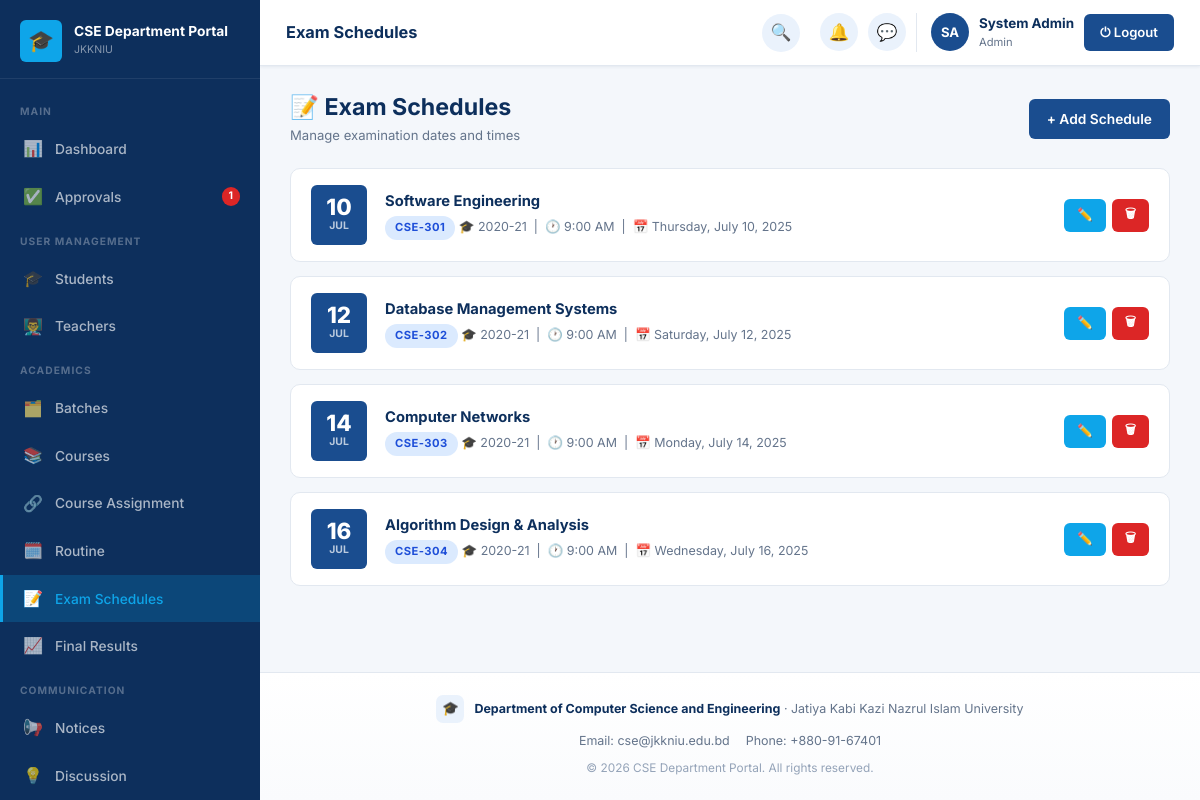
The app's page /admin/exam_schedules.php (signed in) with its own data.
### tables this page shows
CREATE TABLE settings (
    id INT AUTO_INCREMENT PRIMARY KEY,
    portal_name VARCHAR(150) NOT NULL DEFAULT 'CSE Department Portal',
    university_name VARCHAR(200) NOT NULL DEFAULT 'Jatiya Kabi Kazi Nazrul Islam University',
    department_name VARCHAR(200) NOT NULL DEFAULT 'Department of Computer Science and Engineering',
    description TEXT DEFAULT NULL,
    contact_info TEXT DEFAULT NULL,
    logo VARCHAR(255) DEFAULT NULL
);

CREATE TABLE exam_schedules (
    exam_id INT AUTO_INCREMENT PRIMARY KEY,
    batch_id INT NOT NULL,
    course_id INT NOT NULL,
    exam_date DATE NOT NULL,
    exam_time TIME NOT NULL,
    created_at TIMESTAMP DEFAULT CURRENT_TIMESTAMP,
    CONSTRAINT fk_exam_batch  FOREIGN KEY (batch_id)  REFERENCES batches(batch_id)  ON DELETE CASCADE,
    CONSTRAINT fk_exam_course FOREIGN KEY (course_id) REFERENCES courses(course_id) ON DELETE CASCADE
);

CREATE TABLE courses (
    course_id INT AUTO_INCREMENT PRIMARY KEY,
    course_code VARCHAR(20) NOT NULL UNIQUE,
    course_title VARCHAR(200) NOT NULL,
    credit DECIMAL(3,1) NOT NULL,
    semester VARCHAR(50) NOT NULL,
    status ENUM('active','inactive') NOT NULL DEFAULT 'active',
    created_at TIMESTAMP DEFAULT CURRENT_TIMESTAMP
);

CREATE TABLE batches (
    batch_id INT AUTO_INCREMENT PRIMARY KEY,
    batch_name VARCHAR(50) NOT NULL,
    session VARCHAR(20) NOT NULL,
    created_at TIMESTAMP DEFAULT CURRENT_TIMESTAMP
);

### app/classes/SettingsModel.php (called while the page is built, shortened)
<?php
class SettingsModel
{
    private PDO $db;
    public function __construct()
    {
        $this->db = Database::getInstance()->getConnection();
    }
    public function get(): array
    {
        $stmt = $this->db->query("SELECT * FROM settings ORDER BY id LIMIT 1");
        $row = $stmt->fetch();
        return $row;
    }
}

### app/classes/Database.php (called while the page is built, shortened)
<?php
class Database
{
    private static ?Database $instance = null;
    private PDO $connection;
    private function __construct()
    {
        $dsn = 'mysql:host=' . DB_HOST . ';dbname=' . DB_NAME . ';charset=' . DB_CHARSET;
        $options = [
            PDO::ATTR_ERRMODE            => PDO::ERRMODE_EXCEPTION,
            PDO::ATTR_DEFAULT_FETCH_MODE => PDO::FETCH_ASSOC,
            PDO::ATTR_EMULATE_PREPARES   => false,
        ];
        $this->connection = new PDO($dsn, DB_USER, DB_PASS, $options);
    }
    public static function getInstance(): Database
    {
        if (self::$instance === null) {
            self::$instance = new self();
        }
        return self::$instance;
    }
    public function getConnection(): PDO
    {
        return $this->connection;
    }
}

### config/config.php (called while the page is built, shortened)
<?php
spl_autoload_register(function ($class) {
    $paths = [
        ROOT_PATH . '/app/classes/' . $class . '.php',
        ROOT_PATH . '/app/models/' . $class . '.php',
        ROOT_PATH . '/app/controllers/' . $class . '.php',
    ];
    foreach ($paths as $path) {
        if (file_exists($path)) {
            return;
        }
    }
});

### app/classes/User.php (called while the page is built, shortened)
<?php
class User
{
    protected PDO $db;
    public function __construct()
    {
        $this->db = Database::getInstance()->getConnection();
    }
    public function getPendingUsers(): array
    {
        $stmt = $this->db->query("SELECT * FROM users WHERE status = 'pending' ORDER BY created_at DESC");
        return $stmt->fetchAll();
    }
}

### app/classes/ProfileRequestModel.php (called while the page is built, shortened)
<?php
class ProfileRequestModel
{
    private PDO $db;
    public function __construct()
    {
        $this->db = Database::getInstance()->getConnection();
    }
    public function countPending(): int
    {
        return (int) $this->db->query("SELECT COUNT(*) FROM profile_requests WHERE status='pending'")->fetchColumn();
    }
}

### app/classes/ExamModel.php (called while the page is built, shortened)
<?php
class ExamModel
{
    private PDO $db;
    public function __construct()
    {
        $this->db = Database::getInstance()->getConnection();
    }
    public function all(): array
    {
        $stmt = $this->db->query(
            "SELECT e.*, b.batch_name, c.course_code, c.course_title
             FROM exam_schedules e
             JOIN batches b ON e.batch_id = b.batch_id
             JOIN courses c ON e.course_id = c.course_id
             ORDER BY e.exam_date, e.exam_time"
        );
        return $stmt->fetchAll();
    }
}

### app/classes/Helper.php (called while the page is built, shortened)
<?php
class Helper
{
    public static function formatDate(string $datetime, string $format = 'M j, Y'): string
    {
        return date($format, strtotime($datetime));
    }
    public static function formatTime(string $time, string $format = 'g:i A'): string
    {
        return date($format, strtotime($time));
    }
}

### admin/exam_schedules.php (the view, shortened to what this page needs)
<?php
require_once '../config/database.php';
$examModel   = new ExamModel();
$exams     = $examModel->all();
$currentPage = 'Exam Schedules';
include '../includes/header.php';
?>
<div class="portal-layout">
<?php include '../includes/sidebar.php'; ?>
<div class="main-content">
<?php include '../includes/navbar.php'; ?>
<div class="page-content">
<div class="page-header">
    <div><h2>📝 Exam Schedules</h2><div class="page-subtitle">Manage examination dates and times</div></div>
    <a href="?action=add" class="btn btn-primary">+ Add Schedule</a>
</div>
<div style="display:flex;flex-direction:column;gap:14px">
<?php if (empty($exams)): ?>
    <div class="empty-state"><div class="empty-icon">📅</div><p>No exam schedules added yet.</p></div>
<?php else: foreach ($exams as $e): ?>
<div class="exam-card">
    <div class="exam-date-box">
        <div class="exam-date-day"><?= date('d', strtotime($e['exam_date'])) ?></div>
        <div class="exam-date-month"><?= date('M', strtotime($e['exam_date'])) ?></div>
    </div>
    <div style="flex:1">
        <div class="exam-info-title"><?= htmlspecialchars($e['course_title']) ?></div>
        <div class="exam-info-meta">
            <span class="badge badge-info"><?= htmlspecialchars($e['course_code']) ?></span>
            🎓 <?= htmlspecialchars($e['batch_name']) ?> &nbsp;|&nbsp; 🕐 <?= Helper::formatTime($e['exam_time']) ?> &nbsp;|&nbsp; 📅 <?= Helper::formatDate($e['exam_date'], 'l, F j, Y') ?>
        </div>
    </div>
    <div style="display:flex;gap:6px;flex-shrink:0">
        <a href="?edit=<?= $e['exam_id'] ?>" class="btn btn-sm btn-accent">✏️</a>
        <form method="POST" onsubmit="return confirmAction('Delete this exam schedule?')">
            <button class="btn btn-sm btn-danger">🗑</button>
        </form>
    </div>
</div>
<?php endforeach; endif; ?>
</div>
</div>
<?php include '../includes/footer.php'; ?>

### includes/sidebar.php (shortened to what this page needs)
<?php
$role         = $_SESSION['role'] ?? 'guest';
$currentPage  = $currentPage ?? '';
$sidebarClass = 'sidebar sidebar-' . $role;
$settingsModel = $settingsModel ?? new SettingsModel();
$settings      = $settings ?? $settingsModel->get();
function navItem($href, $icon, $label, $current, $badge = null) {
    $active = ($current === $label) ? ' active' : '';
    $badgeHtml = $badge ? '<span class="nav-badge">' . $badge . '</span>' : '';
    return '<a href="' . htmlspecialchars($href) . '" class="nav-item' . $active . '">
        <span class="nav-icon">' . $icon . '</span>
        <span>' . htmlspecialchars($label) . '</span>' . $badgeHtml . '
    </a>';
}
$pendingUsersCount  = 0;
$pendingReqCount    = 0;
if ($role === 'admin') {
    $userModel = new User();
    $pendingUsersCount = count($userModel->getPendingUsers());
    $prModel = new ProfileRequestModel();
    $pendingReqCount = $prModel->countPending();
}
$totalPendingBadge = ($pendingUsersCount + $pendingReqCount) ?: null;
?>
<aside class="<?= $sidebarClass ?>">
    <div class="sidebar-brand">
        <div class="brand-logo">
            <div class="brand-icon">
                <?php if (!empty($settings['logo'])): ?>
                    <img src="<?= UPLOAD_URL . htmlspecialchars($settings['logo']) ?>" alt="">
                <?php else: ?>🎓<?php endif; ?>
            </div>
            <div class="brand-text">
                <div class="brand-name"><?= htmlspecialchars($settings['portal_name'] ?? 'CSE Department Portal') ?></div>
                <div class="brand-univ">JKKNIU</div>
            </div>
        </div>
    </div>
    <nav class="sidebar-nav">
    <?php if ($role === 'admin'): ?>
        <div class="nav-section-label">Main</div>
        <?= navItem(BASE_URL.'admin/dashboard.php', '📊', 'Dashboard', $currentPage) ?>
        <?= navItem(BASE_URL.'admin/approvals.php', '✅', 'Approvals', $currentPage, $totalPendingBadge) ?>
        <div class="nav-section-label">User Management</div>
        <?= navItem(BASE_URL.'admin/students.php', '🎓', 'Students', $currentPage) ?>
        <?= navItem(BASE_URL.'admin/teachers.php', '👨‍🏫', 'Teachers', $currentPage) ?>
        <div class="nav-section-label">Academics</div>
        <?= navItem(BASE_URL.'admin/batches.php', '🗂️', 'Batches', $currentPage) ?>
        <?= navItem(BASE_URL.'admin/courses.php', '📚', 'Courses', $currentPage) ?>
        <?= navItem(BASE_URL.'admin/course_assignments.php', '🔗', 'Course Assignment', $currentPage) ?>
        <?= navItem(BASE_URL.'admin/routine.php', '🗓️', 'Routine', $currentPage) ?>
        <?= navItem(BASE_URL.'admin/exam_schedules.php', '📝', 'Exam Schedules', $currentPage) ?>
        <?= navItem(BASE_URL.'admin/results.php', '📈', 'Final Results', $currentPage) ?>
        <div class="nav-section-label">Communication</div>
        <?= navItem(BASE_URL.'admin/notices.php', '📢', 'Notices', $currentPage) ?>
        <?= navItem(BASE_URL.'admin/discussions.php', '💡', 'Discussion', $currentPage) ?>
    <?php endif; ?>
    </nav>
</aside>

### includes/footer.php (shortened to what this page needs)
    <footer class="portal-footer">
        <div class="footer-brand">
            <div class="footer-brand-icon">
                <?php if (!empty($settings['logo'])): ?>
                    <img src="<?= UPLOAD_URL . htmlspecialchars($settings['logo']) ?>" alt="">
                <?php else: ?>🎓<?php endif; ?>
            </div>
            <div class="footer-brand-text">
                <strong><?= htmlspecialchars($settings['department_name'] ?? 'Department of Computer Science and Engineering') ?></strong>
                &middot; <?= htmlspecialchars($settings['university_name'] ?? 'JKKNIU') ?>
            </div>
        </div>
        <?php if (!empty($settings['contact_info'])): ?>
        <div class="footer-contact">
            <?php foreach (explode('|', $settings['contact_info']) as $part): ?>
                <span><?= htmlspecialchars(trim($part)) ?></span>
            <?php endforeach; ?>
        </div>
        <?php endif; ?>
        <div class="footer-copyright">
            &copy; <?= date('Y') ?> <?= htmlspecialchars($settings['portal_name'] ?? 'CSE Department Portal') ?>. All rights reserved.
        </div>
    </footer>
</body>
</html>

### assets/css/dashboard.css (style rules this page uses)
.sidebar-admin .nav-item.active { background: rgba(14,165,233,0.20); color: #0ea5e9; border-left-color: #0ea5e9; }
.exam-card { background: white; border: 1px solid var(--border); border-radius: var(--radius); padding: 16px 20px; display: flex; align-items: center; gap: 18px; transition: box-shadow var(--transition); }
.exam-date-box { width: 56px; height: 60px; background: var(--primary); border-radius: var(--radius-sm); display: flex; flex-direction: column; align-items: center; justify-content: center; flex-shrink: 0; }
.exam-date-day { font-size: 1.4rem; font-weight: 800; color: white; line-height: 1; }
.exam-date-month { font-size: 0.65rem; color: rgba(255,255,255,0.7); font-weight: 700; text-transform: uppercase; }
.exam-info-title { font-size: 0.92rem; font-weight: 700; color: var(--primary-dark); }
.exam-info-meta { font-size: 0.78rem; color: var(--text-muted); margin-top: 3px; }

### records on screen
settings: portal_name "CSE Department Portal", department_name "Department of Computer Science and Engineering", university_name "Jatiya Kabi Kazi Nazrul Islam University", contact_info "Email: cse@jkkniu.edu.bd", contact_info "Phone: +880-91-67401"
exam_schedules: exam_date "10", exam_date "JUL", course.course_title "Software Engineering", course.course_code "CSE-301", batch.batch_name "2020-21", exam_time "9:00 AM", exam_date "Thursday, July 10, 2025"
exam_schedules: exam_date "12", exam_date "JUL", course.course_title "Database Management Systems", course.course_code "CSE-302", batch.batch_name "2020-21", exam_time "9:00 AM", exam_date "Saturday, July 12, 2025"
exam_schedules: exam_date "14", exam_date "JUL", course.course_title "Computer Networks", course.course_code "CSE-303", batch.batch_name "2020-21", exam_time "9:00 AM", exam_date "Monday, July 14, 2025"
exam_schedules: exam_date "16", exam_date "JUL", course.course_title "Algorithm Design & Analysis", course.course_code "CSE-304", batch.batch_name "2020-21", exam_time "9:00 AM", exam_date "Wednesday, July 16, 2025"

### other values on screen
$icon "📊 ✅ 🎓 👨‍🏫 🗂️ 📚 🔗 🗓️ 📝 📈 📢 💡"
$label "Dashboard Approvals Students Teachers Batches Courses Course Assignment Routine Exam Schedules Final Results Notices Discussion"
$badge "1"
$pageTitle "Exam Schedules"
$initials "SA"
$userName "System Admin"
$role "Admin"
